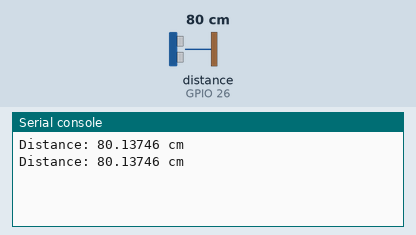
This program was run on a simulated ESP32 board running MicroPython. On the bench: the last lines printed to the serial console. The test bench sets the inputs (shaded band); at power-on: distance to the obstacle (sensor on GPIO 26) 80 cm. The echo pulse lasts 58.3 µs per cm; library files of the repository ran but are not shown: hcsr04.py.

Above: at 1.2 s.
1.3 s: distance to the obstacle (sensor on GPIO 26) set to 2 cm
At 2.6 s:
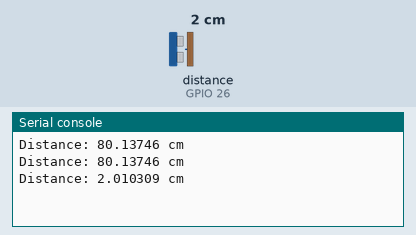
2.8 s: distance to the obstacle (sensor on GPIO 26) set to 4 cm
At 3.8 s:
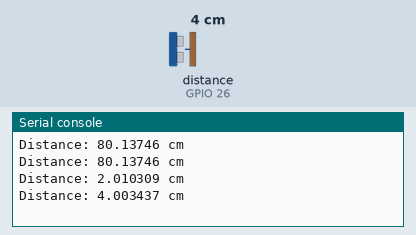
Timing chart, 0 to 5.8 s (numbered marks = the images above; inputs shaded):
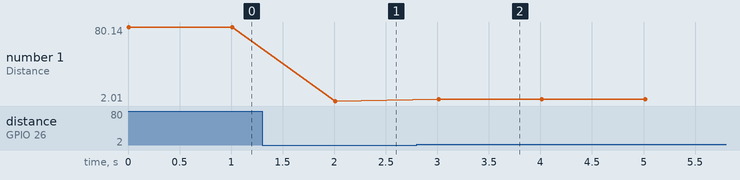

The program:

hcsr04_test.py
```python
# Complete project details at https://RandomNerdTutorials.com/micropython-hc-sr04-ultrasonic-esp32-esp8266/
from hcsr04 import HCSR04
from time import sleep

# ESP32
sensor = HCSR04(trigger_pin=13, echo_pin=26, echo_timeout_us=10000)

# ESP8266
#sensor = HCSR04(trigger_pin=12, echo_pin=14, echo_timeout_us=10000)

while True:
    distance = sensor.distance_cm()
    print('Distance:', distance, 'cm')
    sleep(1)
```

Measured:
- after the input at 1.3 s, the serial console: prints a new line after 0.71 s (image 1)
- after the input at 2.8 s, the serial console: prints a new line after 0.21 s (image 2)
- plotted number 1: 80.14 → 2.01 after the input at 1.3 s, 2.01 → 4 after the input at 2.8 s
